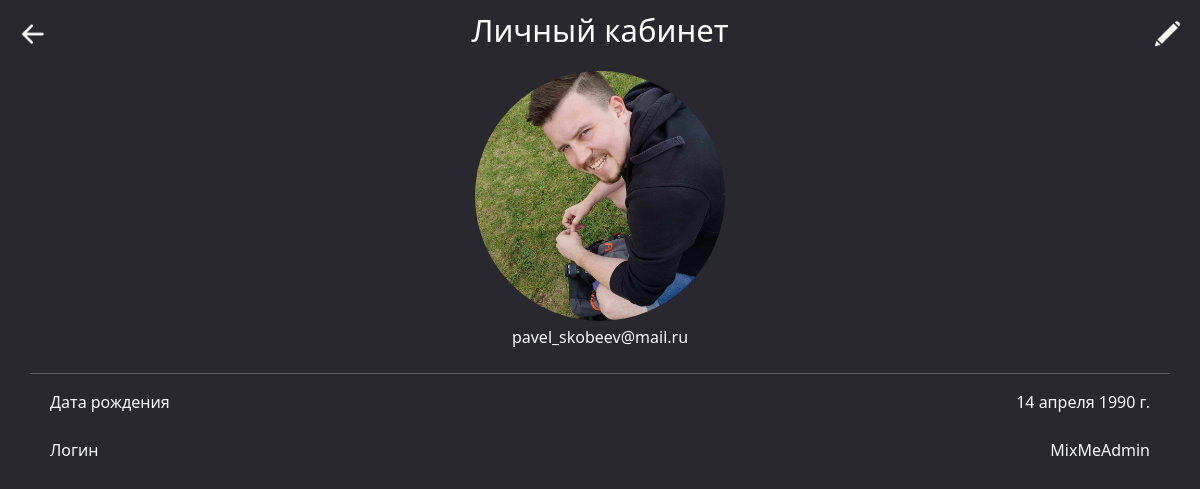
The app's page /account/ (signed in) with its own data.
### users/models.py (models this page shows, shortened)
class Account(models.Model):
    gender_choices = (('М', 'Мужской'),
                      ('Ж', 'Женский'),
                      ('НД', 'Нет данных'))
    user = models.OneToOneField(User, on_delete=models.CASCADE, primary_key=True)
    birthdate = models.DateField(null=True)
    gender = models.CharField(choices=gender_choices, max_length=20)
    account_image = models.ImageField(default='account_images/default_user.jpg', upload_to='account_images')

### users/views.py (the view)
# urls.py: path('account/', include('users.urls')),
def account(request):
    if not request.user.is_authenticated:
        return redirect(reverse('login'))
    else:
        user_acc = Account.objects.get(user=request.user)
        context = {'user_info': user_acc,
                   }
        return render(request, 'users/account.html', context=context)

### users/templates/users/account.html (shortened to what this page needs)
<!DOCTYPE html>
{% load static %}
{% load bootstrap5 %}
{% bootstrap_css %}
<html lang="ru">
{% include 'users/head.html' %}
<body class="p-3 m-0 border-0 bd-example m-0 border-0">
{% include 'users/header.html' %}
{% include 'users/user.html' %}
</body>
</html>

### users/templates/users/user.html (shortened to what this page needs)
{% load static %}
<section class="user_info">
    <div class="container fluid px-0">
        <div class="row mx-5">
            <div class="text-center">
                <img src="{% static user_info.account_image %}" class="rounded-circle ratio ratio-1x1 user_image">
            </div>
        </div>
        <div class="row mx-3 pt-1">
            <p class="fs-6 text-light text-center">
                {{ user_info.user.email }}
            </p>
        </div>
        <hr class="hr text-light my-2">
        <div class="row mx-2 pt-2">
            <div class="col-6">
            <p class="fs-6 mb-0 pb-0 text-light">
                Дата рождения
            </p>
        </div>
        <div class="col-6">
            <p class="fs-6 text-light text-end">
                {{ user_info.birthdate }}
            </p>
            </div>
        </div>
                <div class="row mx-2 pt-2">
            <div class="col-6">
            <p class="fs-6 mb-0 pb-0 text-light">
                Логин
            </p>
        </div>
        <div class="col-6">
            <p class="fs-6 text-light text-end">
                {{ user_info.user.username }}
            </p>
            </div>
        </div>
    </div>
</section>

### users/static/users/css/style.css (style rules this page uses)
body { background-color: #29282E; }
p { color: white; font-size: calc(10px + 16 * (100vw / 1280)); }
.user_image { max-width: 250px; height: auto; }

### records on screen
Account: account_image (picture), user.email "pavel_skobeev@mail.ru", birthdate "14 апреля 1990 г.", user.username "MixMeAdmin"
